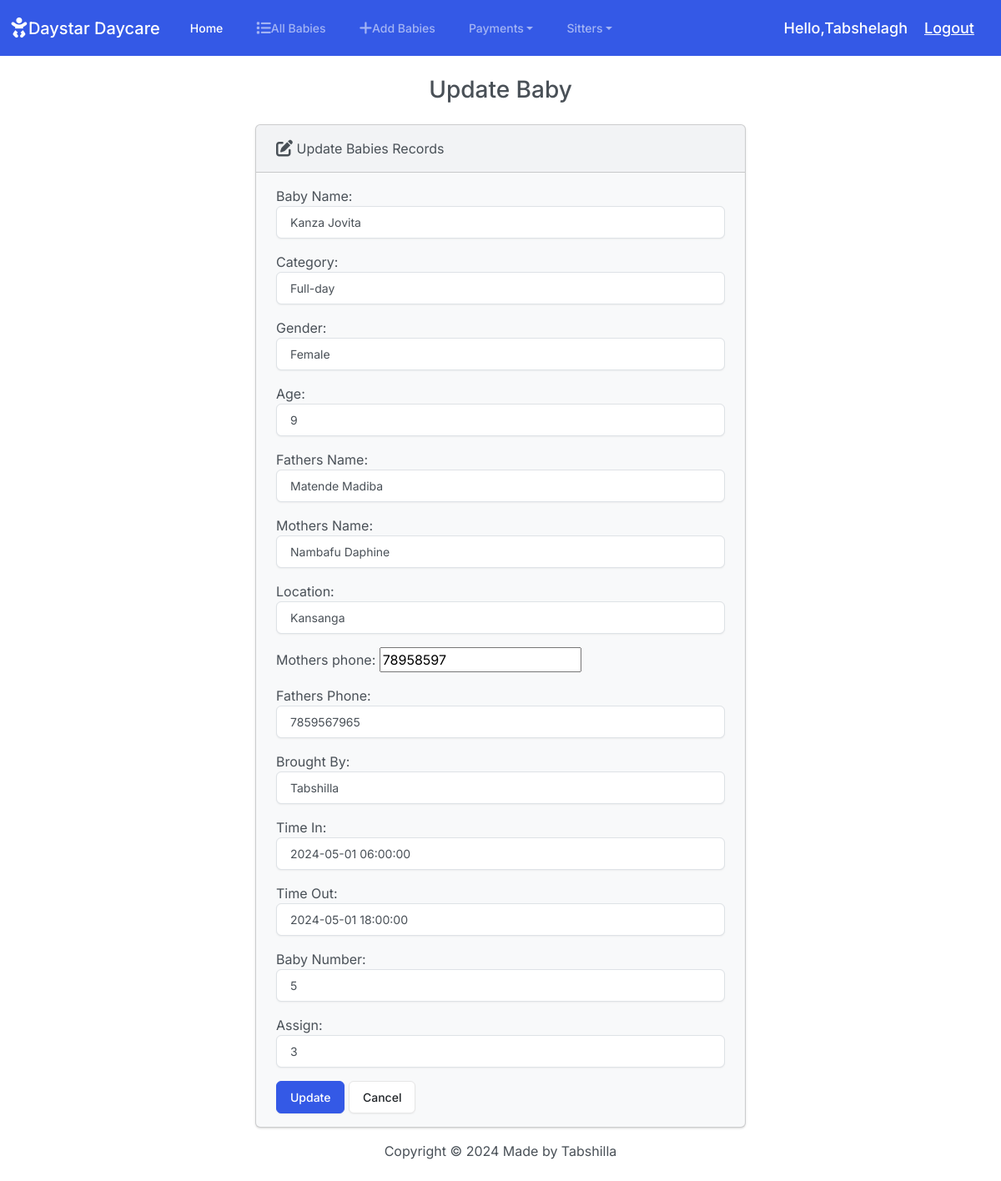
Screenshot of /edit/4/ (signed in) with the database file from the repository.
### DaystarApp/models.py (models this page shows, shortened)
class Baby(models.Model):
    GENDER_CHOICES = (
        ('Male', 'Male'),
        ('Female', 'Female'),
    )
    B_name = models.CharField(max_length=200,null=True,blank=True)
    c_stay = models.ForeignKey(Categorystay,on_delete = models.CASCADE,null=True,blank = True)
    Gender = models.CharField(max_length=10, choices=GENDER_CHOICES)
    age = models.IntegerField(null=True,blank=True,default=0)
    fathers_name = models.CharField(max_length= 255, null=True,blank=True)
    mothers_name = models.CharField(max_length= 255,null=True,blank=True)
    location = models.CharField(max_length= 255)
    mothers_phone = models.IntegerField(null= True)
    fathers_phone = models.IntegerField(null= True)
    brought_by = models.CharField(max_length=200, null=True, blank=True)
    timeIn = models.DateTimeField(null=True,blank=True)
    timeOut = models.DateTimeField(null=True,blank=True)
    baby_number = models.PositiveIntegerField()
    assign = models.ForeignKey(Sitter,on_delete=models.CASCADE, null= True, blank=True)

### DaystarApp/views.py (the view)
# urls.py: path('edit/<int:id>/', views.edit, name='edit'),
def edit(request,id):
    if request.method =='POST':
     baby = Baby.objects.get(pk=id)
     form = BabyForm(request.POST, instance=baby)
     if form.is_valid():
        form.save()
        return render(request, 'DaystarApp/edit.html', {
            'form':form,
            'success':True
            })
    else:
        baby = Baby.objects.get(pk=id)
        form = BabyForm(instance=baby)
    return render(request, 'DaystarApp/edit.html',{'form':form})

### DaystarApp/models.py (called while the page is built)
    def __str__(self):
        return self.name

### DaystarApp/templates/DaystarApp/edit.html (shortened to what this page needs)
{% extends "DaystarApp/base.html" %}
{% block body %}
<h3 class="text-center m-4"> Update Baby</h3>
{% if success %}
<div class="alert alert-success" role="alert">
    The Baby is updated successfully
    <a href= "{% url 'index' %}" class="alert-link">Go to Home Page</a>
</div>
{% else %}
   <div class='row justify-content-center'>
    <div class='col-md-6'>
        <div class="card bg-light mb-3">
            <div class="card-header">
                <i class="fa-solid fa-pen-to-square fa-lg"></i>
                Update Babies Records
            </div>
            <div class="card-body">
              <form action="" method="POST">
                {{ form.as_p }}
                <button type="submit" class="btn btn-primary">Update</button>
                <a href="{% url 'index' %}" class="btn btn-secondary">Cancel</a>
              </form>
            </div>
   </div>
{% endif %}
{% endblock  %}

### DaystarApp/templates/DaystarApp/base.html (shortened to what this page needs)
{% load static %}
<!DOCTYPE html>
<html lang="en">
<head>
    <link rel="stylesheet" href="https://cdnjs.cloudflare.com/ajax/libs/font-awesome/6.5.2/css/all.min.css" >
    <link href="{% static 'css/bootstrap.min.css' %}" rel="stylesheet">
</head>
<body class="d-flex flex-column min-vh-100">
    <nav class="navbar navbar-expand-lg bg-primary" data-bs-theme="dark">
        <div class="container-fluid">
          <a class="navbar-brand" href="{% url 'index' %}">
            <i class="fa-solid fa-baby fa-lg"></i>Daystar Daycare</a>
          <div class="collapse navbar-collapse" id="navbarColor01">
            <ul class="navbar-nav me-auto">
              <li class="nav-item">
                <a class="nav-link active" href="{% url 'home' %}">Home
                </a>
              </li>
              <li class="nav-item">
                <a class="nav-link" href="{% url 'index' %}">
                    All Babies</a>
              </li>
              <li class="nav-item">
                <a class="nav-link" href="{% url 'add' %}">
                    Add Babies</a>
              </li>
              <li class="nav-item dropdown">
                <a class="nav-link dropdown-toggle" data-bs-toggle="dropdown" href="#" role="button" aria-haspopup="true" aria-expanded="false">Payments</a>
              <li class="nav-item dropdown">
                <a class="nav-link dropdown-toggle" data-bs-toggle="dropdown" href="#" role="button" aria-haspopup="true" aria-expanded="false">Sitters</a>
              </li>
            </ul>
            <span class="hello-msg">Hello,{{request.user}} </span>
            <span><a class="hello-msg" href="{% url 'logout' %}">Logout</a></span>
          </div>
        </div>
      </nav>
        {% block body %}
        {% endblock body %}
      </div>
      <footer class="mt-auto mb-4">
        <div class="text-center">
            <span>
                Copyright &copy; <script>document.write(new Date().getFullYear())</script> Made by Tabshilla
            </span>
        </div>
      </footer>
</body>
</html>

### DaystarApp/templates/DaystarApp/base.html (style rules this page uses)
.hello-msg { color: white; font-size: 18px; margin-right: 20px }

### rows the page displays
Baby: B_name "Kanza Jovita", c_stay "Full-day", Gender "Female", age "9", fathers_name "Matende Madiba", mothers_name "Nambafu Daphine", location "Kansanga", mothers_phone "78958597", fathers_phone "7859567965", brought_by "Tabshilla", timeIn "2024-05-01 06:00:00", timeOut "2024-05-01 18:00:00", baby_number "5", assign "3"

### other values shown
{{ request.user }} "Tabshelagh"
